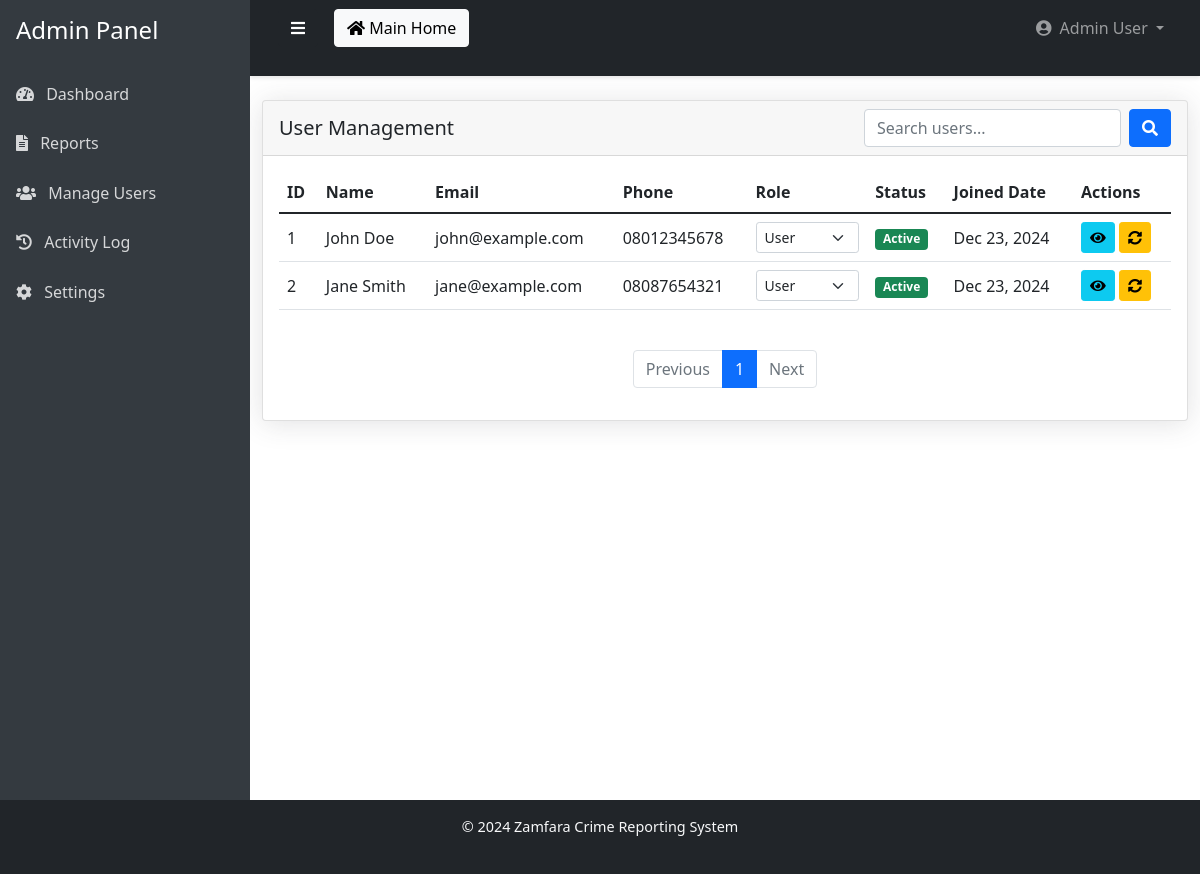
Screenshot of /pages/admin/users.php (signed in) with the database file from the repository.
### tables this page shows
CREATE TABLE `users` (
  `id` int(11) NOT NULL,
  `name` varchar(100) NOT NULL,
  `email` varchar(100) NOT NULL,
  `phone` varchar(20) DEFAULT NULL,
  `password` varchar(255) NOT NULL,
  `role` enum('admin','user','police') DEFAULT 'user',
  `status` enum('active','inactive') DEFAULT 'active',
  `created_at` timestamp NOT NULL DEFAULT current_timestamp()
);

### pages/admin/users.php (the view, shortened to what this page needs)
<?php
require_once '../../includes/database.php';
include '../../includes/admin_header.php';
$search = isset($_GET['search']) ? $_GET['search'] : '';
$where = '';
$page = isset($_GET['page']) ? $_GET['page'] : 1;
$limit = 10;
$offset = ($page - 1) * $limit;
$count_sql = "SELECT COUNT(*) as total FROM users" . $where;
$count_stmt = $conn->prepare($count_sql);
$count_stmt->execute();
$total_users = $count_stmt->get_result()->fetch_assoc()['total'];
$total_pages = ceil($total_users / $limit);
$sql = "SELECT * FROM users" . $where . " ORDER BY created_at DESC LIMIT ? OFFSET ?";
$stmt = $conn->prepare($sql);
if ($search) {
    $searchParam = "%$search%";
    $stmt->bind_param('sssii', $searchParam, $searchParam, $searchParam, $limit, $offset);
} else {
    $stmt->bind_param('ii', $limit, $offset);
}
$stmt->execute();
$users = $stmt->get_result();
?>
<div class="container-fluid py-4">
    <div class="card">
        <div class="card-header d-flex justify-content-between align-items-center">
            <h5 class="mb-0">User Management</h5>
            <form class="d-flex gap-2" method="GET">
                <input type="search" name="search" class="form-control"
                       placeholder="Search users..." value="<?php echo htmlspecialchars($search); ?>">
                <button type="submit" class="btn btn-primary">
                    <i class="fas fa-search"></i>
                </button>
            </form>
        </div>
        <div class="card-body">
            <div class="table-responsive">
                <table class="table table-hover">
                    <thead>
                        <tr>
                            <th>ID</th>
                            <th>Name</th>
                            <th>Email</th>
                            <th>Phone</th>
                            <th>Role</th>
                            <th>Status</th>
                            <th>Joined Date</th>
                            <th>Actions</th>
                        </tr>
                    </thead>
                    <tbody>
                        <?php while($user = $users->fetch_assoc()): ?>
                        <tr>
                            <td><?php echo $user['id']; ?></td>
                            <td><?php echo $user['name']; ?></td>
                            <td><?php echo $user['email']; ?></td>
                            <td><?php echo $user['phone']; ?></td>
                            <td>
                                <select class="form-select form-select-sm" onchange="updateRole(<?php echo $user['id']; ?>, this.value)">
                                    <option value="user" <?php echo $user['role'] == 'user' ? 'selected' : ''; ?>>User</option>
                                </select>
                            </td>
                            <td>
                                <span class="badge bg-<?php echo $user['status'] == 'active' ? 'success' : 'danger'; ?>">
                                    <?php echo ucfirst($user['status']); ?>
                                </span>
                            </td>
                            <td><?php echo date('M d, Y', strtotime($user['created_at'])); ?></td>
                            <td>
                                <button class="btn btn-sm btn-info" onclick="viewUser(<?php echo $user['id']; ?>)">
                                    <i class="fas fa-eye"></i>
                                </button>
                                <button class="btn btn-sm btn-warning" onclick="toggleStatus(<?php echo $user['id']; ?>)">
                                    <i class="fas fa-sync-alt"></i>
                                </button>
                            </td>
                        </tr>
                        <?php endwhile; ?>
                    </tbody>
                </table>
            </div>
            <nav aria-label="Page navigation" class="mt-4">
                <ul class="pagination justify-content-center">
                    <li class="page-item <?php echo $page <= 1 ? 'disabled' : ''; ?>">
                        <a class="page-link" href="?page=<?php echo $page-1; ?>&search=<?php echo urlencode($search); ?>">Previous</a>
                    </li>
                    <?php for($i = 1; $i <= $total_pages; $i++): ?>
                        <li class="page-item <?php echo $page == $i ? 'active' : ''; ?>">
                            <a class="page-link" href="?page=<?php echo $i; ?>&search=<?php echo urlencode($search); ?>"><?php echo $i; ?></a>
                        </li>
                    <?php endfor; ?>
                    <li class="page-item <?php echo $page >= $total_pages ? 'disabled' : ''; ?>">
                        <a class="page-link" href="?page=<?php echo $page+1; ?>&search=<?php echo urlencode($search); ?>">Next</a>
                    </li>
                </ul>
            </nav>
        </div>
    </div>
</div>
<?php include '../../includes/admin_footer.php'; ?>

### assets/css/admin.css (style rules this page uses)
.container-fluid { flex: 1; padding-bottom: 20px; }
.card { margin-bottom: 20px; box-shadow: 0 0.15rem 1.75rem 0 rgba(58, 59, 69, 0.15); }
.table td, .table th { vertical-align: middle; }

### rows the page displays
users: id "1", name "John Doe", email "john@example.com", phone "08012345678", role+id "User", status "Active", created_at "Dec 23, 2024"
users: id "2", name "Jane Smith", email "jane@example.com", phone "08087654321", role+id "User", status "Active", created_at "Dec 23, 2024"

### other values shown
$_SESSION['admin_name'] "Admin User"
